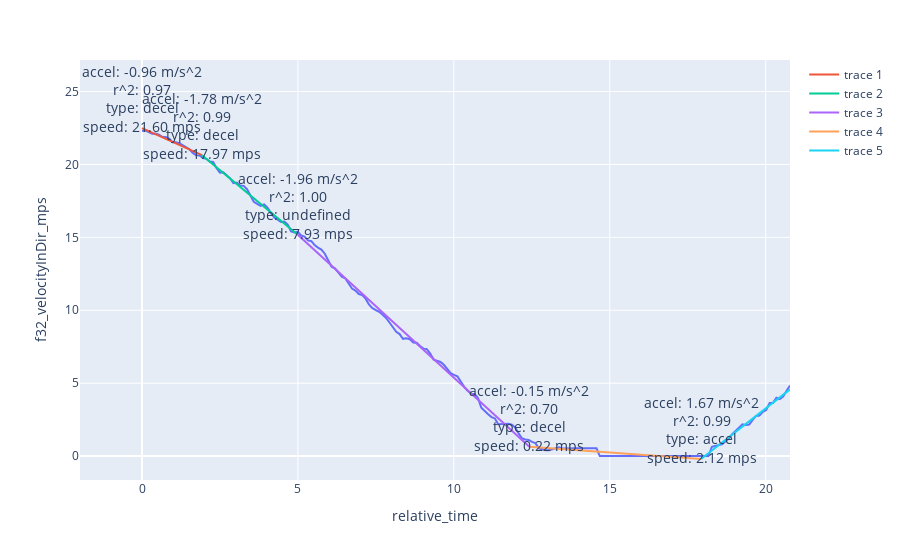

The notebook cell saved with this chart:
### Markdown cell above
### Plot Some of the Results

### Code cell
import os
import plotly.express as px

n = 1
vehicle_ids = summary_df.loc[(summary_df['slope'] > 1) & (summary_df['r2'] > 0.9) ]['vehicle_id'].unique()

veh_df["relative_time"] = veh_df.groupby("ui32_objectID")["dt"].transform(
    lambda x: (x - x.min()).dt.total_seconds()
)


# for loop to plot 100 vehicles
for i in range(n):
    # get the vehicle id
    vehicle_id = vehicle_ids[i]
    # get the line fits
    vehicle_df = summary_df[summary_df["vehicle_id"] == vehicle_id]

    # get the vehicle data
    vehicle_data = veh_df[veh_df["ui32_objectID"] == vehicle_id].copy()

    # create the figure
    fig = px.line(vehicle_data, x="relative_time", y="f32_velocityInDir_mps")

    line_fits = vehicle_df.to_dict(orient="records")

    # loop through the line fits
    for line_fit in line_fits:
        # get the break
        break_ = line_fit["break"]
        # get the slope
        slope = line_fit["slope"]
        # get the r2
        r2 = line_fit["r2"]
        # get the type
        type_ = line_fit["type"]
        # get the mean speed
        y0 = line_fit["y0"]

        # get the min and max time
        min_time = line_fit["start"]
        max_time = line_fit["end"]
        # add the line
        fig.add_scatter(
            x=[min_time, max_time],
            y=[slope * (min_time) + y0, slope * (max_time) + y0],
            mode="lines",
        )
        # add text of the slope to the middle of the line
        fig.add_annotation(
            x=min_time,
            y=(slope * (min_time) + y0) + 2,
            text=f"accel: {slope:.2f} m/s^2<br>r^2: {r2:.2f}<br>type: {type_}<br>speed: {line_fit['speed']:.2f} mps",
            showarrow=False,
            font=dict(size=14),
        )


fig.show()

### Figure 1 — Plotly figure (JSON) as saved in the notebook; plotly's stock layout.template omitted (floating-point values rounded to 4 significant figures; data arrays with more than 128 entries replaced by an {"elided": "..."} marker saying what was removed)
{"data": [{"hovertemplate": "relative_time=%{x}<br>f32_velocityInDir_mps=%{y}<extra></extra>", "legendgroup": "", "line": {"color": "#636efa", "dash": "solid"}, "marker": {"symbol": "circle"}, "mode": "lines", "name": "", "orientation": "v", "showlegend": false, "type": "scatter", "x": {"elided": "192 float values"}, "xaxis": "x", "y": {"elided": "192 float values"}, "yaxis": "y"}, {"mode": "lines", "type": "scatter", "x": [0, 1.924], "y": [22.49, 20.63]}, {"mode": "lines", "type": "scatter", "x": [1.924, 4.996], "y": [20.63, 15.17]}, {"mode": "lines", "type": "scatter", "x": [4.996, 12.42], "y": [15.17, 0.6473]}, {"mode": "lines", "type": "scatter", "x": [12.42, 17.93], "y": [0.6473, -0.1979]}, {"mode": "lines", "type": "scatter", "x": [17.93, 20.78], "y": [-0.1979, 4.577]}], "layout": {"annotations": [{"font": {"size": 14}, "showarrow": false, "text": "accel: -0.96 m/s^2<br>r^2: 0.97<br>type: decel<br>speed: 21.60 mps", "x": 0, "y": 24.49}, {"font": {"size": 14}, "showarrow": false, "text": "accel: -1.78 m/s^2<br>r^2: 0.99<br>type: decel<br>speed: 17.97 mps", "x": 1.924, "y": 22.63}, {"font": {"size": 14}, "showarrow": false, "text": "accel: -1.96 m/s^2<br>r^2: 1.00<br>type: undefined<br>speed: 7.93 mps", "x": 4.996, "y": 17.17}, {"font": {"size": 14}, "showarrow": false, "text": "accel: -0.15 m/s^2<br>r^2: 0.70<br>type: decel<br>speed: 0.22 mps", "x": 12.42, "y": 2.647}, {"font": {"size": 14}, "showarrow": false, "text": "accel: 1.67 m/s^2<br>r^2: 0.99<br>type: accel<br>speed: 2.12 mps", "x": 17.93, "y": 1.802}], "legend": {"tracegroupgap": 0}, "margin": {"t": 60}, "xaxis": {"anchor": "y", "domain": [0, 1], "title": {"text": "relative_time"}}, "yaxis": {"anchor": "x", "domain": [0, 1], "title": {"text": "f32_velocityInDir_mps"}}}}
